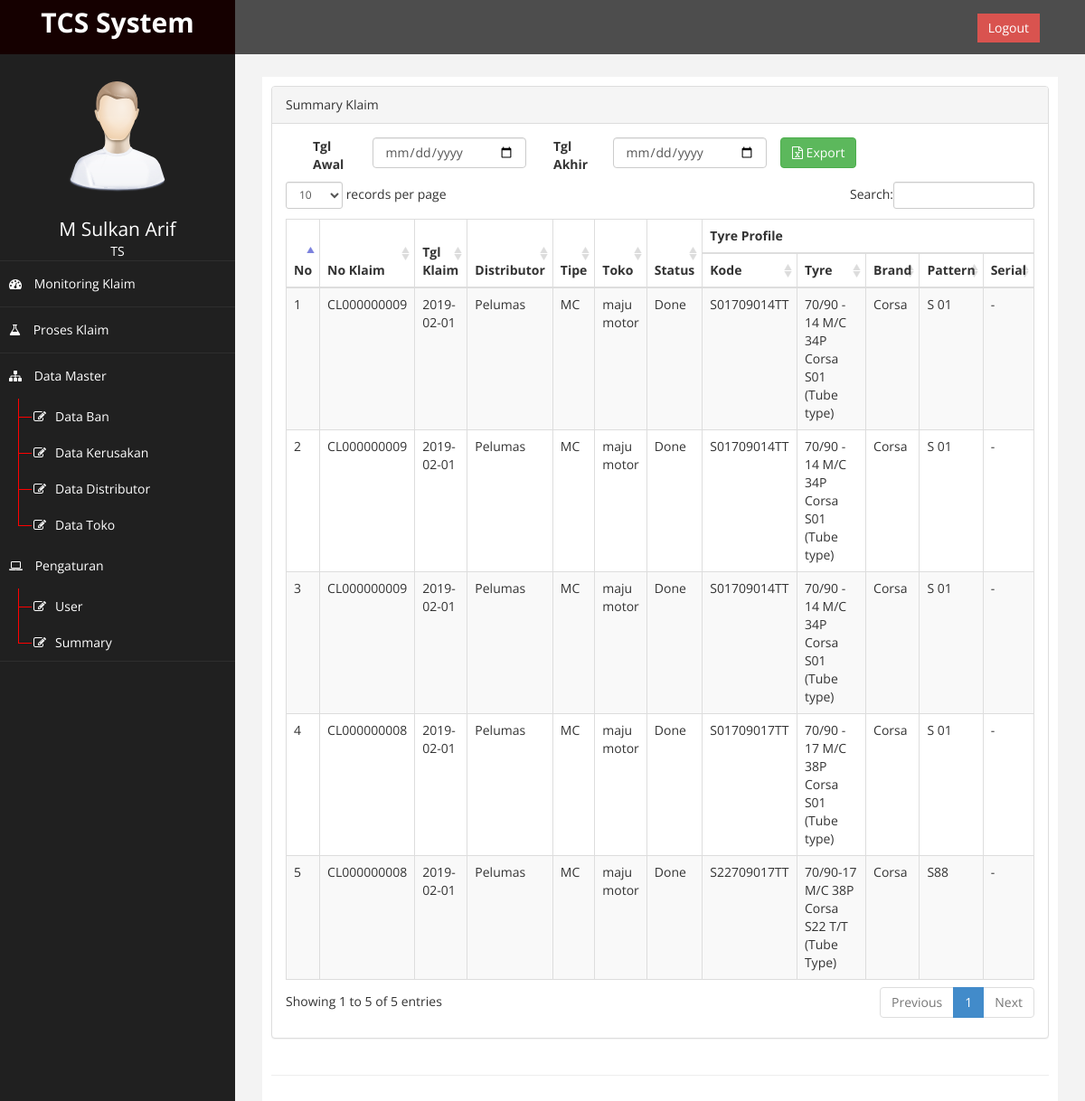
The app's page /?page=summary (signed in), older data.
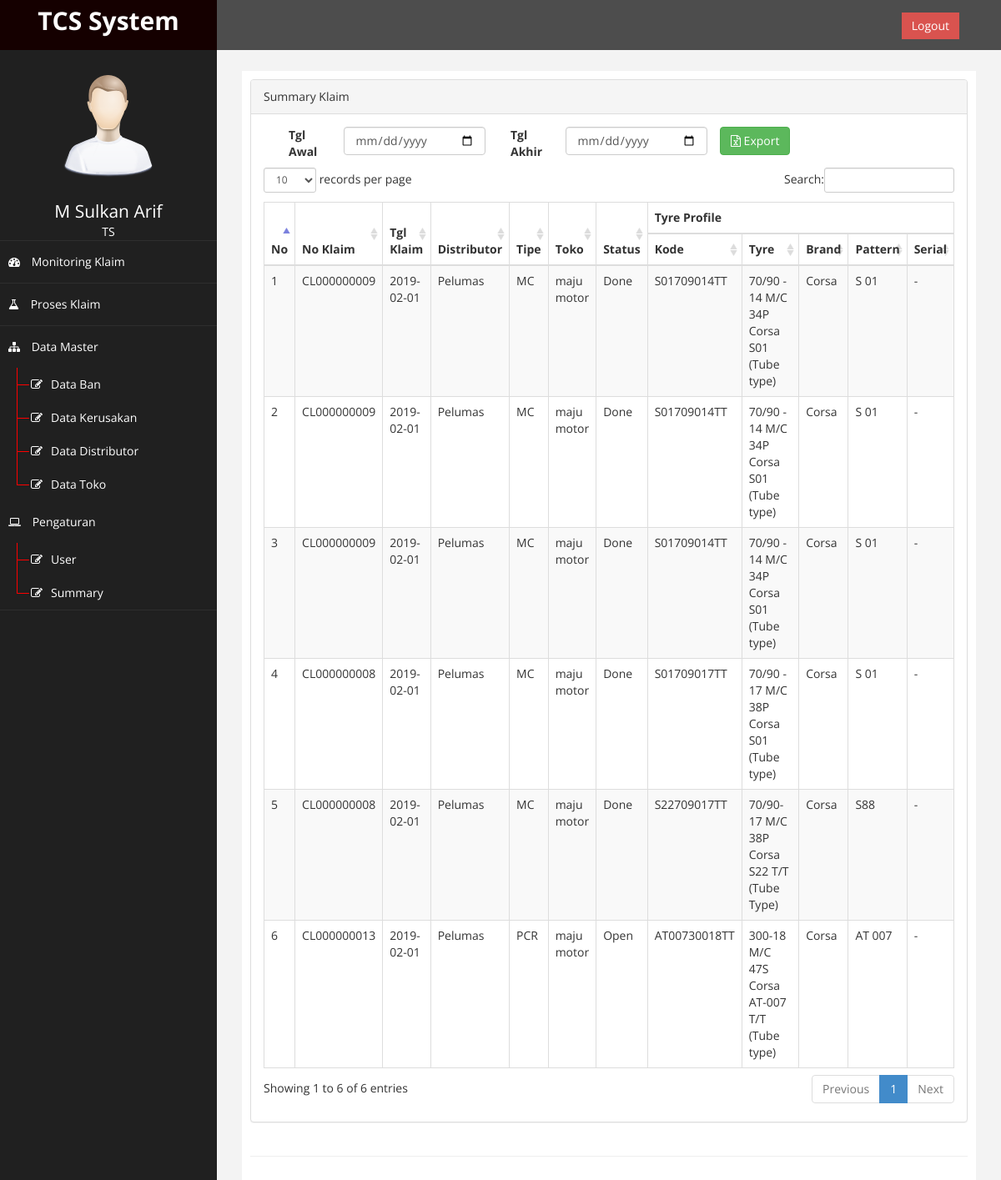
The same page, newer data.
### tables this page shows
CREATE TABLE `db_klaim_detail` (
  `id_klaim_detail` int(11) NOT NULL AUTO_INCREMENT,
  `id_klaim` int(11) NOT NULL,
  `id_ban` int(11) DEFAULT NULL,
  `id_toko` int(11) DEFAULT NULL,
  `keterangan` text,
  `id_kerusakan` int(11) DEFAULT NULL,
  `sisa_alur` decimal(8,1) DEFAULT NULL,
  PRIMARY KEY (`id_klaim_detail`),
  KEY `FK_db_klaim_detail_db_klaim` (`id_klaim`),
  KEY `FK_db_klaim_detail_db_ban` (`id_ban`),
  KEY `FK_db_klaim_detail_db_toko` (`id_toko`),
  KEY `FK_db_klaim_detail_db_kerusakan` (`id_kerusakan`),
  CONSTRAINT `FK_db_klaim_detail_db_ban` FOREIGN KEY (`id_ban`) REFERENCES `db_ban` (`id`),
  CONSTRAINT `FK_db_klaim_detail_db_kerusakan` FOREIGN KEY (`id_kerusakan`) REFERENCES `db_kerusakan` (`id_kerusakan`),
  CONSTRAINT `FK_db_klaim_detail_db_klaim` FOREIGN KEY (`id_klaim`) REFERENCES `db_klaim` (`id_klaim`),
  CONSTRAINT `FK_db_klaim_detail_db_toko` FOREIGN KEY (`id_toko`) REFERENCES `db_toko` (`id_toko`)
);

CREATE TABLE `db_klaim` (
  `id_klaim` int(11) NOT NULL AUTO_INCREMENT,
  `no_klaim` varchar(20) NOT NULL,
  `grup` varchar(20) NOT NULL,
  `id_distributor` int(1) NOT NULL,
  `tgl_klaim` date DEFAULT NULL,
  `keterangan` text,
  `status` enum('Open','Done') NOT NULL DEFAULT 'Open',
  `tgl_selesai` datetime DEFAULT NULL,
  PRIMARY KEY (`id_klaim`)
);

CREATE TABLE `db_distributor` (
  `id_distributor` int(200) NOT NULL AUTO_INCREMENT,
  `kode_distributor` varchar(100) NOT NULL,
  `nama_distributor` varchar(100) NOT NULL,
  `grup` enum('Internasional','Lokal') NOT NULL,
  `alamat` varchar(200) NOT NULL,
  `area` varchar(100) NOT NULL,
  `kota` varchar(100) NOT NULL,
  `telepon` int(100) NOT NULL,
  PRIMARY KEY (`id_distributor`)
);

CREATE TABLE `db_ban` (
  `id` int(20) NOT NULL AUTO_INCREMENT,
  `kode` varchar(50) NOT NULL,
  `ukuran` varchar(100) NOT NULL,
  `grup` enum('PCR','MC') NOT NULL,
  `alur_ban` double(8,1) NOT NULL DEFAULT '0.0',
  `pattern` varchar(100) NOT NULL,
  `brand` enum('Achilles','Corsa') NOT NULL,
  `type` enum('Tubeless','Tubetipe') NOT NULL,
  `harga` varchar(100) NOT NULL,
  `li` varchar(50) DEFAULT NULL,
  `si` varchar(50) DEFAULT NULL,
  `ukuran_ban` varchar(50) DEFAULT NULL,
  PRIMARY KEY (`id`)
);

CREATE TABLE `db_toko` (
  `id_toko` int(11) NOT NULL AUTO_INCREMENT,
  `kode_toko` varchar(50) NOT NULL,
  `nama_toko` varchar(100) NOT NULL,
  `alamat` varchar(200) NOT NULL,
  `kota` varchar(100) NOT NULL,
  `telepon` int(100) NOT NULL,
  PRIMARY KEY (`id_toko`)
);

### page/pengaturan/summary.php (the view, shortened to what this page needs)
<?php
$klaim = [];
$sql = " SELECT d.*,b.*,h.no_klaim,h.status,h.tgl_klaim,dis.nama_distributor,t.* FROM db_klaim_detail d
JOIN db_klaim h ON d.id_klaim = h.id_klaim
JOIN db_distributor dis ON h.id_distributor = dis.id_distributor
JOIN db_ban b ON d.id_ban = b.id
JOIN db_toko t ON d.id_toko = t.id_toko ";
$query = mysqli_query($conn, $sql);
$no = 1;
while ($row = mysqli_fetch_assoc($query)) {
    $row['no'] = $no;
    $klaim[] = $row;
    $no++;
}
?>
<div class="panel panel-default">
    <div class="panel-heading">
        Summary Klaim
    </div>
    <div class="panel-body">
        <div class="table-responsive">
            <div class="col-md-12">
                <label class="col-md-1">Tgl Awal</label>
                <div class="col-md-3">
                    <div class="form-group">
                        <input type="date" class="form-control" id="start" name="start" value="<?= $alur_ban ?>" />
                    </div>
                </div>
                <label class="col-md-1">Tgl Akhir</label>
                <div class="col-md-3">
                    <div class="form-group">
                        <input type="date" class="form-control" id="end" name="end" value="<?= $alur_ban ?>" />
                    </div>
                </div>
                <button onclick="exportExcel()" class="btn btn-success" style="margin-bottom: 15px"><i class="fa fa-file-excel-o"></i> Export</button><br>
            </div>
            <br>
            <table class="table table-striped table-bordered table-hover" id="dataTables-example">
                <thead>
                    <tr>
                        <th rowspan="2">No</th>
                        <th rowspan="2">No Klaim</th>
                        <th rowspan="2">Tgl Klaim</th>
                        <th rowspan="2">Distributor</th>
                        <th rowspan="2">Tipe</th>
                        <th rowspan="2">Toko</th>
                        <th rowspan="2">Status</th>
                        <th colspan="5">Tyre Profile</th>
                    </tr>
                    <tr>
                        <th>Kode</th>
                        <th>Tyre</th>
                        <th>Brand</th>
                        <th>Pattern</th>
                        <th>Serial</th>
                    </tr>
                </thead>
                <tbody>
                    <?php
                    foreach ($klaim as $key => $v) : ?>
                        <tr>
                            <td><?= $v['no'] ?></td>
                            <td><?= $v['no_klaim'] ?></td>
                            <td><?= $v['tgl_klaim'] ?></td>
                            <td><?= $v['nama_distributor'] ?></td>
                            <td><?= $v['grup'] ?></td>
                            <td class=""><?= $v['nama_toko'] ?></td>
                            <td><?= $v['status'] ?></td>
                            <td class=""><?= $v['kode'] ?></td>
                            <td class=""><?= $v['ukuran'] ?></td>
                            <td class=""><?= $v['brand'] ?></td>
                            <td class=""><?= $v['pattern'] ?></td>
                            <td class=""><?= $v['serial_l'] . ' - ' . $v['serial_r'] ?></td>
                        </tr>
                    <?php endforeach; ?>
                </tbody>
            </table>
        </div>
    </div>
</div>

Row changes from the older to the newer data that the page shows:
added db_klaim_detail: no "6", id_klaim.no_klaim "CL000000013", id_klaim.tgl_klaim "2019-02-01", db_distributor.nama_distributor "Pelumas", id_ban.grup "PCR", id_toko.nama_toko "maju motor", id_klaim.status "Open", id_ban.kode "AT00730018TT", id_ban.ukuran "300-18 M/C 47S Corsa AT-007 T/T (Tube type)", id_ban.brand "Corsa", id_ban.pattern "AT 007"
Text that changed along with them:
text written by a page script: "records per page Search: Showing 1 to 5 of 5 entries Previous 1 Next" → "records per page Search: Showing 1 to 6 of 6 entries Previous 1 Next"
